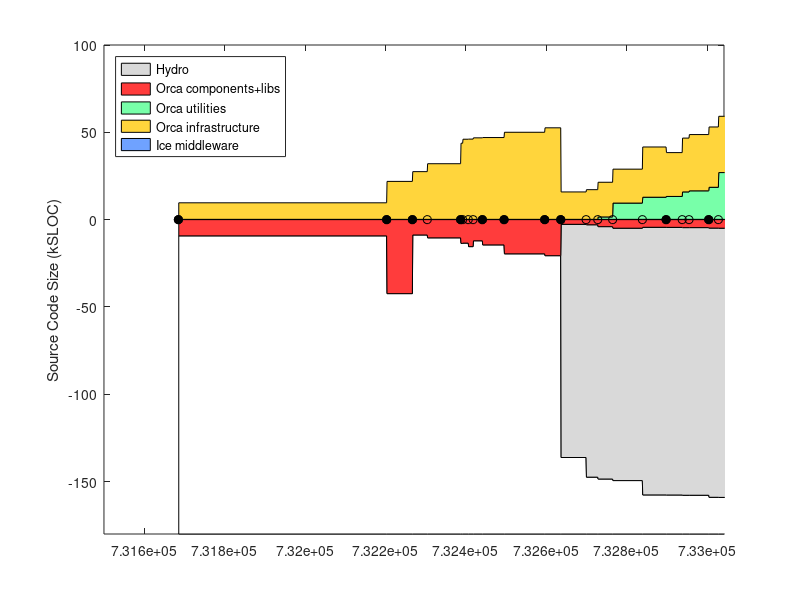

MATLAB code to generate this figure: (Note: this script raises an error after producing the figure.)
% keep track of orca project size using sloccount
clear all

%%%%%%%%%% DATA %%%%%%%%%%%%%%%%%%%%

% include/* except: include/{Freeze IceSSL IcePatch2}
% src/{Ice Slice IceGrid icecpp IceStorm slice2cpp IceUtil IceBox IceXML}
%  Sice212 = [
%  (7842-1000) + (22093+18419+11499+10568+4392+4200+4252+567+316)
%  ];
%  Sice301 = [
%  (8164-1000) + (23018+19384+19169+10596+4479+4343+4308+622+319)
%  ];
% same as above, but now also add Java:
% src/{IceInternal Ice IceUtil IceBox}
%  Sice310 = [
%  (8810-1200) + (24275+20494+22689+10587+4569+4877+4770+667+319) + (13190+6915+1262+493)
%  ];
%  Sice311 = [
%  (8950-1275) + (24511+20505+22898+10590+4600+4884+4782+683+323) + (13266+6929+1262+504)
%  ];

% it's much easier to count the whole of Ice (we use most of it anyway)
% sloccount include/ src/
% (this does not account for .ice files in [ice]/slice/* but it's a small fraction of total)
Sice212 = 133523;
Sice301 = 144513;
Sice310 = 153243;
Sice311 = 154145;
Sice320 = 168475;
Sice321 = 169725;

% indeces
iyy=1;
imm=2;
idd=3;
iver=4;
isub=5;
ibase=6;
icomp=7;
iutil=8;
iad=9;

Sorca = [ ...
% YY    MM  DD  ?   SUB     BASE        COMP           UTILS    A&D VERSION
% 0.8.6: a single distro, divide in halves arbitrarily
2003     4  14  1   0       18930/2     18930/2             0   0   % 0.8.6 (last change in doc/ChangeLog
% BASE: orca-base
% COMP: orca-components
2004     9  13  1   0       42543       21726               0   0   % 0.11.0
2004    11  16  1   0       8963        27310               0   0   % 0.12.0
2004    12  23  0   0       10596       31845               0   0   % 0.12.1
2005     3  16  1   0       13767       43576               0   0   % 0.13.0
2005     3  21  0   0       13620       45874               0   0   % 0.13.1
2005     4   4  0   0       15630       45944               0   0   % 0.13.2
2005     4  16  0   0       12283       46666               0   0   % 0.13.3
2005     5   9  1   0       14639       46837               0   0   % 0.14.0
2005     7   2  1   0       19751       49854               0   0   % 0.15.0
2005    10  11  1   0       20818       52408               0   0   % 1.0.0
% BASE: just orcaice w/out test + interfaces/slice
% COMP: comp + util - orcaice 
2005    11  20  1   Sice212 2320+530    9226+8781-2320      0   0   % 2.0.0-rc1
2006     1  22  0   Sice301 2511+596    9801+9695-2511      0   0   % 2.0.0-rc2
% UTIL: sloccount components/log* 
2006     2  20  0   Sice301 3369+813    9867+14734-3369-1372 1372    0  % 2.0.0-rc3
% UTIL: sloccount components/orcaview/ components/log* utils/orcalog* utils/orcagui/ utils/orcaobj/
2006     3  29  0   Sice301 4022+1052   14625+18131-4022-9307 9307   0  % 2.0.0-rc4
2006     6  11  0   Sice310 3439+1116   19999+24867-3439-12670 12670 0  % 2.0.0-rc5  
2006     8   9  1   Sice310 3482+1116   19979+21711-3482-13111 13111 0  % 2.0.0
2006     9  18  0   Sice310 3647+1094   19317+30847-3647-15704 15704 0  % 2.0.1
2006    10   5  0   Sice310 3644+1094   20384+31798-3644-16329 16329 0  % 2.0.2
% UTIL: sloccount components/orcaview* components/log* utils/orcalog* utils/orcagui* utils/orcaobj/
2006    11  23  1   Sice311 3831+1178   21408+35311-3831-18359 18359 0  % 2.1.0
% BASE: cd src; sloccount libs/orcaice/ 
%          MINUS sloccount libs/orcaice/test 
%          PLUS sloccount interfaces/slice
% COMP: cd src; sloccount components/ libs/ 
%          MINUS sloccount libs/orcaice* libs/orcaq* libs/orcalog* libs/orcaprobe* libs/orcawall* libs/orcaobj libs/orcaobjutil/
% UTIL: cd src; sloccount utils libs/orcaq* libs/orcalog* libs/orcaprobe* libs/orcawall* libs/orcaobj libs/orcaice*
%          MINUS sloccount libs/orcaice/
% to count lines in *.ice files, rename them to *.cpp like this:
% $cd src/interfaces/slice/orca; for file in *; do mv $file `echo $file | sed s/.ice/.cpp/`; done
2006    12  17  0   Sice311 5615-1784+1240  60241-28024     32398-5615  0   % 2.1.1
2007     2   2  1   Sice311 6225-2011+1671  70376-31989     37297-6225  0   % 2.2.0
2007     4  10  1   Sice320 6232-2011+1671  72704-34165     39894-6232  0   % 2.3.0
2007     6   3  1   Sice320 6837-2056+1682  75506-34316     40074-6837  0   % 2.4.0
2007     8  13  1   Sice320 7247-2226+1772  78939-36926     42700-7247  0    % 2.5.0
2007     9  18  1   Sice321 7919-2572+1787  83838-38743     44694-7919  0    % 2.6.0
% A&D: Hydro: sloccount src
2007    10  28  1   Sice321 5481-1528+1787  72748-36062     42043-5481  12251    % 2.7.0
2007    12  10  0   Sice321 5348-1558+1787  64068-36370     44108-5348  23711    % 2.7.0+
];
Vorca ={'0.8.6', '0.11.0', '0.12.0', '0.12.1', '0.13.0', '0.13.1', '0.13.2', '0.13.3', '0.14.0', '0.15.0', '1.0.0', ...
    '2.0.0-rc1', '2.0.0-rc2', '2.0.0-rc3', '2.0.0-rc4', '2.0.0-rc5', '2.0.0', '2.0.1', '2.0.2', '2.1.0', '2.1.1', ...
    '2.2.0', '2.3.0', '2.4.0', '2.5.0', '2.6.0', '2.7.0', '2.7.0+' }';

% add a dummy release just for display
Sorca(end+1,:) = Sorca(end,:);
Sorca(end,imm) = Sorca(end,imm)+1;
Sorca(end,iver) = 0;
Vorca{end+1} = 'dummy';

% convert dates
Torca = datenum(Sorca(:,iyy),Sorca(:,imm),Sorca(:,idd));

% 2nd digit releases
i2 = (Sorca(:,iver)==1);
Torca2 = Torca(i2);
Vorca2 = Vorca(i2);

% what can go to Hydra?
% cd libs; sloccount bros1 orcacolourtext orcadynamicload orcageom2d orcagpsutil orcaiceutil orcaimage orcaimagegrabber orcalocalnav orcalockfile orcamapload orcamisc orcanavutil orcaogfusion orcaogmap orcapathplan orcaping orcaportability orcaserial orcawifi
% cd components; sloccount gps/garmin/ insgps/novatel insgps/novatelspan/ laser2d/laser2dutil/ laser2d/sickacfr/ laser2d/sickcarmen/ localnav/vfhdriver/ segwayrmp/rmpdriver/ 
% 15,102 + 10,322

% for comparison, ASN
%  Sasn = 90433;

Sgenom = [
% YY    MM  DD  ? SUB   BASE    COMP    UTIL    VERSION
% SUB : cd pocolibs-2.3; sloccount include src
% BASE: cd genom-2.0; sloccount include src
% COMP: 0
% UTIL: 0 
2007    8   31  1  9786    11368   0   0       % 2.0
];

Splayer = [ 
% YY    MM  DD  ?   SUB     BASE                COMP       UTIL  VERSION
% BASE: (server-drivers)+client_libs
% COMP: drivers + utils
2002    12 04   1  0    (17331-12037)+9188      12037+2685 0    % 1.3.1
2003    7  15   1  0    (30452-24334)+12458     24334+3064 0    % 1.4-rc1
2003    12 07   1  0    (37378-30947)+13110     30947+9633 0    % 1.4-rc2
2004    5  31   1  0    (49225-42643)+13664     42643+3550 0    % 1.5
2004    11 12   1  0    (50758-43190)+13545     43190+4479 0    % 1.6
2005    1  31   0  0    (52069-44517)+13576     44517+4662 0    % 1.6.2
2005    7  28   0  0    (53348-45686)+14300     45686+5188 0    % 1.6.5
% BASE: (libplayercore-./bindings) + client_libs + (libplayertcp-./bindings)
% note: libplayerxdr is autogenerated
% COMP: server + utils
2005    10 25   0  0    (4866-0)+7560+(1391-0)  46474+5725  0   % 2.0pre7
% SUB : 0
% BASE: sloccount libplayercore client_libs libplayertcp 
%           MINUS sloccount libplayercore/bindings/ libplayertcp/bindings
% note: libplayerxdr is autogenerated
% COMP: sloccount server 
% UTIL: sloccount utils PLUS stage/src
2006    2  28   1  0    63992-47749-1291        54704       0     % 2.0.0
2006    3  25   1  0    65606-48912-1291        53033       0     % 2.0.1
2006    6   9   1  0    69083-51546-1319        61421       0     % 2.0.2
2006    9  26   1  0    69388-51546-1319        64088       13606       % 2.0.3
2007    5   2   1  0    69602-51686-1359        58396       9589+13606  % 2.0.4
2007   10  26   1  0    23526-109               78141       11404+13606 % 2.0.4+
];
Tplayer = datenum(Splayer(:,1),Splayer(:,2),Splayer(:,3));

Saria = [
% YY    MM  DD  ? SUB   BASE    COMP    UTIL    VERSION
% SUB : 0
% BASE: sloccount ArNetworking/include/ ArNetworking/src/
% COMP: sloccount include src
% UTIL: 0 
2007    2   20  1  0    15854   45965   0       % 2.5.1
];

Scarmen = [
% YY    MM  DD  ?   SUB     BASE    COMP                    UTIL   VERSION
% SUB : cd src; sloccount ipc
% BASE: sloccount carmenpp global java python
% COMP: sloccount src MINUS all other
% UTIL: sloccount logger logtools mapeditor param_daemon robotgui simulator 
2007    8   15  1  24965    12032   107745-24965-12032-19629  19629   % 0.6.7
];

Sorocos = [
% YY    MM  DD  ?   SUB     BASE    COMP                        UTIL   VERSION
% SUB : cd ACE_wrappers; sloccount ace PLUS sloccount TAO/tao/
% BASE: ?
% LIBS: sloccount orocos-bfl-[VERSION]-src/src PLUS sloccount kdl-[VERSION]/kdl
% COMP: sloccount orocos-rtt-[VERSION]/src PLUS cd orocos-ocl-[VERSION]; sloccount hardware motion_control
% UTIL: cd orocos-ocl-[VERSION]; sloccount taskbrowser signals deployment reporting viewer ocl 
2007    8   15  1  160300+237011   0   (7767+12865)+(48971+20068)    5104   % ace-5.5, tao-1.5, rtt-1.2.1, bfl-0.6.1, kdl-0.4, ocl-0.4.1
];

Syarp = [
% YY    MM  DD  ?   SUB  BASE     COMP       UTIL   VERSION
% SUB : 0
% BASE: sloccount libYARP_OS libYARP_OS_compat
% COMP: sloccount yarpdev libYARP_dev libYARP_math libYARP_sig libYARP_sig_compat 
% UTIL: sloccount yarp-imageviewer modules
2007    7   26  1  0     21633   23528    1613   % 2.1.6
];

% YY    MM  DD  ?   SUB  BASE     COMP       UTIL
% SUB : 0
% BASE: 0
% COMP: sloccount . (matlab files will not be counted)
% UTIL: 0
Sopenslam = [
2007    8   16  1   0    0        23719      0
];

%%%%%%%%%% PLOTTING %%%%%%%%%%%%%%%%%%%%

Smax = 180;
d0 = [Torca Torca+1]'; d0=d0(:); d0(1)=[];
d1 = Smax-Sorca(:,isub)-Sorca(:,ibase); d1 = [d1 d1]'; d1=d1(:); d1(end)=[];
d2 = Sorca(:,isub); d2 = [d2 d2]'; d2=d2(:); d2(end)=[];
d3 = Sorca(:,ibase); d3 = [d3 d3]'; d3=d3(:); d3(end)=[];
d4 = Sorca(:,icomp); d4 = [d4 d4]'; d4=d4(:); d4(end)=[];
d5 = Sorca(:,iutil); d5 = [d5 d5]'; d5=d5(:); d5(end)=[];
d6 = Sorca(:,iad); d6 = [d6 d6]'; d6=d6(:); d6(end)=[];

figure(1), clf
ha=area( d0, [d1 d2 d3 d5 d4 d6]/1e3, -Smax ); hold on
plot( Torca, 0*Torca, 'k-o' )
h2=plot( Torca2, 0*Torca2, 'ko' );
set(h2,'markerfacecolor','k')
ylabel('Source Code Size (kSLOC)')

% colors
white = 1*[1 1 1];
gray = .85*[1 1 1];
red = min(255,[255 0 0]+60)/255;
orange = min(255,[255 153 0]+60)/255;
green = min(255,[60 255 109]+60)/255;
blue = min(255,[51 102 255]+60)/255;

set(ha(1),'facecolor', white);
set(ha(2),'facecolor', gray);
set(ha(3),'facecolor', red);
set(ha(4),'facecolor', green);
set(ha(5),'facecolor', orange);
set(ha(6),'facecolor', blue);
ha(1)=[];
legend(fliplr(ha),'Hydro','Orca components+libs','Orca utilities','Orca infrastructure','Ice middleware', 'Location','NorthWest')
%  xlim(datenum([2004;2005],[7;7],[1;1]) )
ylim([-Smax 100])
ax=axis;
xlim( [ax(1) datenum([2006 12 31])] )
ax=axis;
% label releases
mark('x', Torca2 )
i2odd = (1:2:length(Torca2));
ht = text(Torca2(i2odd)+5,.04*ax(4)*ones(length(i2odd),1),Vorca2(i2odd));
set(ht,'fontsize',8)
i2even = (2:2:length(Torca2));
ht = text(Torca2(i2even)+5,.08*ax(4)*ones(length(i2even),1),Vorca2(i2even));
set(ht,'fontsize',8)
datetick( 'x', 12 )
hp = plot( Tplayer, -Splayer(:,ibase)/1e3, 'k--o', Tplayer, Splayer(:,icomp)/1e3, 'k--o' );
set(hp, 'color', .5*[1 1 1] )
hpt = text( Tplayer(2), -Splayer(2,ibase)/1e3-8, 'Player infrastructure');
set(hpt, 'color', .5*[1 1 1] )
hpt = text( Tplayer(2), (Splayer(2,icomp)+Splayer(2,iutil))/1e3-5, 'Player "components+utils"');
set(hpt, 'color', .5*[1 1 1] )
%mark('y', Dasn(1,1)/1e3 );
%text( datenum([2003 5 1]), Dasn(1,1)/1e3, 'ASN')
xlabel('Releases')
title('http://orca-robotics.sf.net')

ht=text(datenum(2003,7,1),-Smax+15, '*   generated using David A. Wheeler`s SLOCCount' );
set(ht,'fontsize',8)
ht=text(datenum(2003,7,1),-Smax+5, '** see data in [ORCA2]/scripts/matlab/sloccount/slocs.m' );
set(ht,'fontsize',8)
